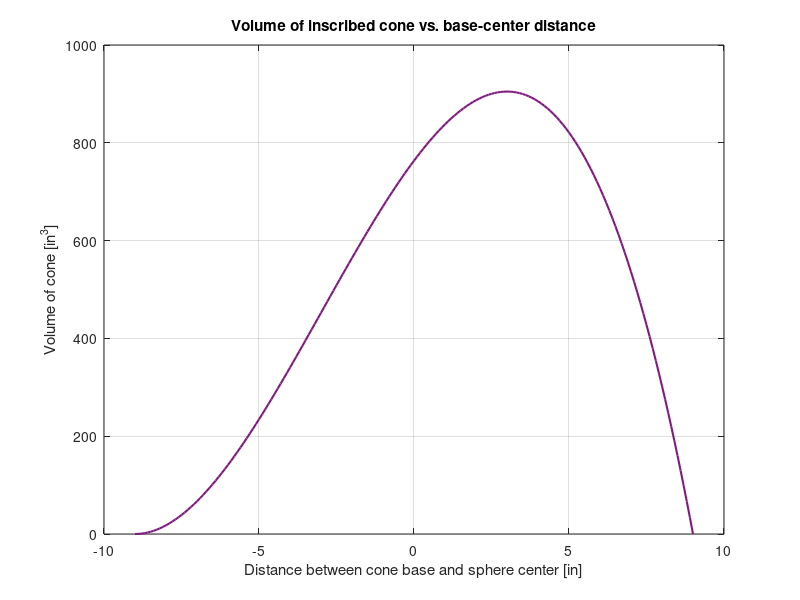

The MATLAB source for this figure: (Note: this script raises an error after producing the figure.)
function pl4_q5
    % Used pencil and paper to derive polynomial with these coefficients in
    % standard form:
    V_cone = pi * [-1/3 -3 27 243] ;

    % Plot over a range of h values
    h_vals = [-9 : 0.1: 9] ;
    figure(1) ;
    plot(h_vals, polyval(V_cone, h_vals), 'LineWidth', 1.5, 'Color', [0.5 0.1 0.5]) ;
    xlabel('Distance between cone base and sphere center [in]') ;
    ylabel('Volume of cone [in^3]') ;
    title('Volume of inscribed cone vs. base-center distance') ;
    grid() ;

    % When volume of cone is 500, subtract from constant term
    V_500 = cat(2, V_cone(1:3), V_cone(4)-500) ;
    V_500_roots = roots(V_500) ; %find roots of polynomial
    V_500_roots = V_500_roots(V_500_roots >= -9 & V_500_roots <= 9) ; %limit to positive volumes only
    
    % pretty-print outputs
    fprintf("Values of ''h'' from [-9,9] for V = 500 : \n") ;
    for i = 1 : length(V_500_roots)
       fprintf("\th = %0.2f\n", V_500_roots(i)) ; 
    end
    
    % use polynomial coefficients to create a symbolic polynomial, then use it as a function
    syms h ;
    V_poly = poly2sym(V_cone, h) ; 
    V = matlabFunction(V_poly) ;
    
    % MATLAB does not implement a "max" function so negate function V
    V_neg = @(h) -V(h) ;
    
    % Find maxima near 0 (middle of the range [-9,9])
    [h, V_neg_of_h] = fminunc(V_neg, 0, optimoptions('fminunc','Display','none')) ;
    
    fprintf("Volume maximized at h = %0.2f, V(h) = %0.2f \n", h, V_neg_of_h) ;
    
end
